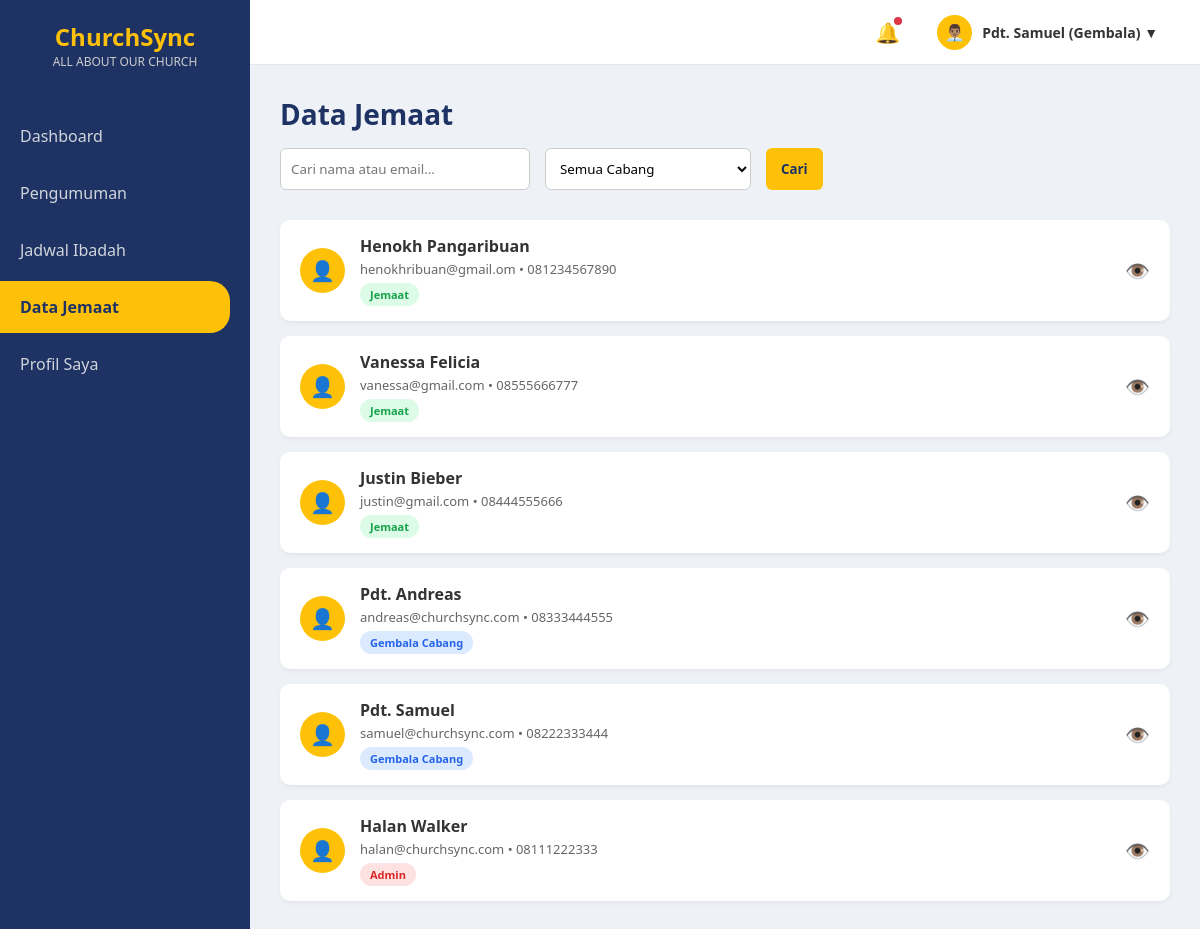
/gembala/data_jemaat_gembala.php (signed in), run on the app's committed database.
### tables this page shows
CREATE TABLE `jemaat` (
  `id_jemaat` int(20) NOT NULL AUTO_INCREMENT,
  `nama_lengkap` varchar(100) NOT NULL,
  `tanggal_lahir` date NOT NULL,
  `no_telp` varchar(100) NOT NULL,
  `alamat` varchar(255) NOT NULL,
  `email` varchar(100) NOT NULL,
  `password` varchar(100) NOT NULL,
  `role` enum('jemaat','gembala_cabang','admin') NOT NULL,
  `id_cabang` int(11) NOT NULL,
  PRIMARY KEY (`id_jemaat`),
  KEY `fk_jemaat_cabang` (`id_cabang`),
  CONSTRAINT `fk_jemaat_cabang` FOREIGN KEY (`id_cabang`) REFERENCES `cabang_gereja` (`id_cabang`)
);

### gembala/data_jemaat_gembala.php (the view, shortened to what this page needs)
<?php
include '../koneksi.php';
$search = $_GET['search'] ?? '';
$where = [];
$where_sql = !empty($where) ? "WHERE " . implode(" AND ", $where) : "";
$query_jemaat = mysqli_query($conn, "
    SELECT j.*, c.nama_cabang
    FROM jemaat j
    LEFT JOIN cabang_gereja c ON j.id_cabang = c.id_cabang
    $where_sql
    ORDER BY j.id_jemaat DESC
");
?>
<!DOCTYPE html>
<html lang="en">
<head>
    <link rel="stylesheet" href="../style.css">
</head>
<body>
    <div class="sidebar">
        <div class="sidebar-logo">ChurchSync<span>ALL ABOUT OUR CHURCH</span></div>
        <nav>
            <a href="dashboard_gembala.php" class="nav-link">Dashboard</a>
            <a href="pengumuman_gembala.php" class="nav-link">Pengumuman</a>
            <a href="../admin/jadwal_admin_up.php" class="nav-link">Jadwal Ibadah</a>
            <a href="data_jemaat_gembala.php" class="nav-link active">Data Jemaat</a>
            <a href="profil_gembala.php" class="nav-link">Profil Saya</a>
        </nav>
    </div>
    <div class="content-wrapper">
        <div class="top-navbar">
            <div class="navbar-right">
                <div class="noti-icon">
                    🔔<span class="noti-badge"></span>
                </div>
                <div class="user-profile-dropdown" onclick="toggleDropdown()">
                    <div class="nav-avatar">👨🏽‍💼</div>
                    <div class="nav-user-name"><?= $_SESSION['nama_lengkap'] ?? 'Gembala'; ?> (Gembala) ▼</div>
                </div>
            </div>
        </div>
        <div class="content-wrapper">
            <div class="main-content">
                <div class="header-toolbar">
                    <div class="page-title">
                        <h2>Data Jemaat</h2>
                        <div class="toolbar-actions">
                            <form method="GET" style="display: flex; gap: 15px;">
                                <input type="text" name="search" class="search-box"
                                    placeholder="Cari nama atau email..."
                                    value="<?= htmlspecialchars($search); ?>">
                                <select name="id_cabang" class="filter-box" onchange="this.form.submit()">
                                    <option value="">Semua Cabang</option>
                                </select>
                                <button type="submit" class="btn-add" style="padding: 10px 15px;">Cari</button>
                            </form>
                        </div>
                    </div>
                </div>
                <div class="list-container">
                    <?php while ($row = mysqli_fetch_assoc($query_jemaat)) { ?>
                        <div class="list-item">
                            <div class="item-info">
                                <div class="avatar">👤</div>
                                <div class="item-text">
                                    <h4><?= htmlspecialchars($row['nama_lengkap']); ?></h4>
                                    <p>
                                        <?= $row['email']; ?>
                                        • <?= $row['no_telp']; ?>
                                    </p>
                                    <?php
                                    $role = $row['role'];
                                    if ($role == 'admin') {
                                        $bg = '#fee2e2';
                                        $color = '#dc2626';
                                    } elseif ($role == 'gembala_cabang') {
                                        $bg = '#dbeafe';
                                        $color = '#2563eb';
                                    } else {
                                        $bg = '#dcfce7';
                                        $color = '#16a34a';
                                    }
                                    ?>
                                    <span style="
                                        display:inline-block;
                                        margin-top:5px;
                                        background:<?= $bg ?>;
                                        color:<?= $color ?>;
                                        padding:4px 10px;
                                        border-radius:20px;
                                        font-size:11px;
                                        font-weight:600;
                                    ">
                                        <?= ucwords(str_replace('_', ' ', strtolower($role))); ?>
                                    </span>
                                </div>
                            </div>
                            <button class="btn-view"
                                onclick="viewJemaat(
                                '<?= addslashes($row['nama_lengkap']); ?>',
                                '<?= htmlspecialchars($row['no_telp']); ?>',
                                '<?= htmlspecialchars($row['tanggal_lahir']); ?>',
                                '<?= addslashes($row['alamat']); ?>',
                                '<?= htmlspecialchars($row['email']); ?>',
                                '<?= addslashes($row['nama_cabang']); ?>'
                            )">👁️</button>
                        </div>
                    <?php } ?>
                </div>
            </div>
        </div>
</body>
</html>

### style.css (style rules this page uses)
:root { --primary-blue: #1e3264; --primary-yellow: #ffc107; --bg-light: #eef2f6; --card-bg: #ffffff; --text-dark: #333; --text-gray: #666; --tag-important: #dc3545; --tag-activity: #17a2b8; --tag-worship: #28a745; }
* { margin: 0; padding: 0; box-sizing: border-box; font-family: 'Segoe UI', Tahoma, Geneva, Verdana, sans-serif; }
body { display: flex; background-color: var(--bg-light); height: 100vh; }
.sidebar { width: 250px; background-color: var(--primary-blue); color: white; display: flex; flex-direction: column; padding: 20px 0; }
.sidebar-logo { text-align: center; font-size: 24px; font-weight: bold; color: var(--primary-yellow); margin-bottom: 40px; }
.sidebar-logo span { display: block; font-size: 12px; color: #ccc; font-weight: normal; }
.nav-link { padding: 15px 20px; color: #d1d5db; text-decoration: none; display: block; transition: 0.3s; margin-bottom: 5px; }
.nav-link:hover, .nav-link.active { background-color: var(--primary-yellow); color: var(--primary-blue); font-weight: bold; border-radius: 0 20px 20px 0; margin-right: 20px; }
.main-content { flex: 1; padding: 30px; overflow-y: auto; }
.content-wrapper { flex: 1; display: flex; flex-direction: column; height: 100vh; overflow: hidden; }
.top-navbar { height: 65px; background-color: #ffffff; display: flex; justify-content: flex-end; align-items: center; padding: 0 30px; border-bottom: 1px solid #e2e8f0; flex-shrink: 0; }
.navbar-right { display: flex; align-items: center; gap: 25px; }
.noti-icon { font-size: 20px; cursor: pointer; position: relative; user-select: none; }
.noti-badge { position: absolute; top: -2px; right: -2px; width: 8px; height: 8px; background-color: #dc3545; border-radius: 50%; }
.user-profile-dropdown { position: relative; display: flex; align-items: center; gap: 12px; cursor: pointer; padding: 6px 12px; border-radius: 8px; transition: 0.3s; user-select: none; }
.nav-avatar { width: 35px; height: 35px; background-color: var(--primary-yellow); border-radius: 50%; display: flex; align-items: center; justify-content: center; font-size: 16px; }
.nav-user-name { font-size: 14px; font-weight: 600; color: var(--text-dark); }

### gembala/data_jemaat_gembala.php (style rules this page uses)
.user-profile-dropdown { position: relative; display: flex; align-items: center; gap: 10px; cursor: pointer; }
.header-toolbar { display: flex; justify-content: space-between; align-items: flex-start; margin-bottom: 30px; }
.page-title h2 { color: var(--primary-blue); font-size: 28px; }
.toolbar-actions { display: flex; gap: 15px; margin-top: 15px; }
.search-box { padding: 10px; border: 1px solid #ccc; border-radius: 6px; width: 250px; }
.filter-box { padding: 10px; border: 1px solid #ccc; border-radius: 6px; background: white; }
.btn-add { background-color: var(--primary-yellow); color: var(--primary-blue); border: none; padding: 10px 20px; border-radius: 6px; font-weight: bold; cursor: pointer; }
.list-container { display: flex; flex-direction: column; gap: 15px; }
.list-item { background: white; padding: 15px 20px; border-radius: 10px; display: flex; align-items: center; justify-content: space-between; box-shadow: 0 2px 4px rgba(0, 0, 0, 0.05); }
.item-info { display: flex; align-items: center; gap: 15px; }
.avatar { width: 45px; height: 45px; background: var(--primary-yellow); border-radius: 50%; display: flex; align-items: center; justify-content: center; font-size: 20px; }
.item-text h4 { color: var(--text-dark); margin-bottom: 3px; }
.item-text p { color: var(--text-gray); font-size: 13px; }
.btn-view { background: none; border: none; font-size: 20px; cursor: pointer; color: var(--primary-blue); }

### data on the page
jemaat: nama_lengkap "Henokh Pangaribuan", email "henokhribuan@gmail.om", no_telp "081234567890", role "Jemaat"
jemaat: nama_lengkap "Vanessa Felicia", email "vanessa@gmail.com", no_telp "08555666777", role "Jemaat"
jemaat: nama_lengkap "Justin Bieber", email "justin@gmail.com", no_telp "08444555666", role "Jemaat"
jemaat: nama_lengkap "Pdt. Andreas", email "andreas@churchsync.com", no_telp "08333444555", role "Gembala Cabang"
jemaat: nama_lengkap "Pdt. Samuel", email "samuel@churchsync.com", no_telp "08222333444", role "Gembala Cabang"
jemaat: nama_lengkap "Halan Walker", email "halan@churchsync.com", no_telp "08111222333", role "Admin"

### other printed values
$_SESSION['nama_lengkap'] "Pdt. Samuel"
